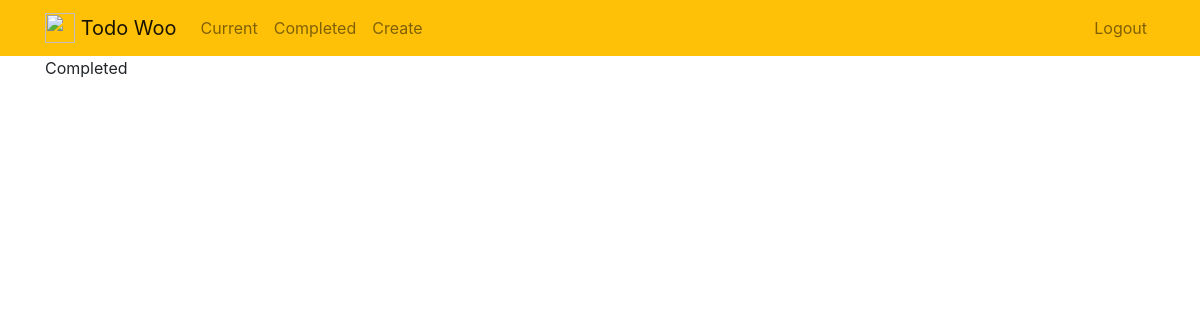
Before: /completed (signed in) with the older database file.
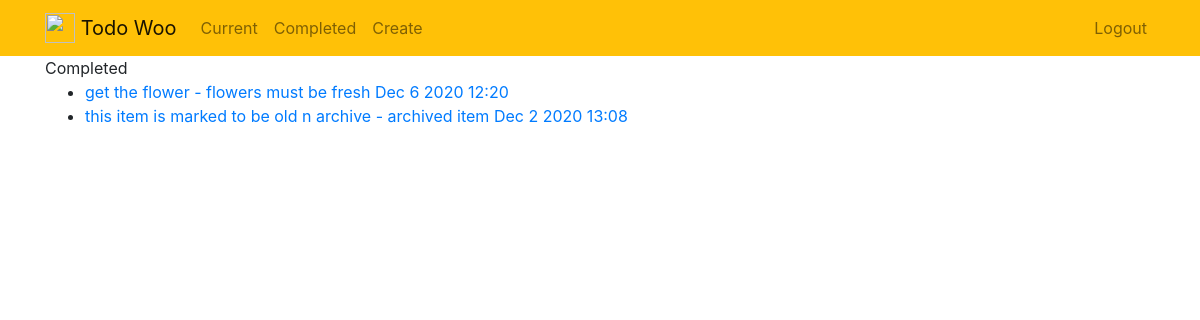
After: the same page with the newer database file.
### todo/models.py (models this page shows, shortened)
class Todo(models.Model):
    title = models.CharField(max_length=100)
    memo = models.TextField(blank=True)
    created = models.DateTimeField(auto_now_add=True)
    datecompleted = models.DateTimeField(null=True,blank=True)
    important = models.BooleanField(default=False)
    user = models.ForeignKey(User, on_delete = models.CASCADE)

### todo/views.py (the view)
# urls.py: path('completed',views.completedtodos,name='completedtodos'),
@login_required
def completedtodos(request):
           todos = Todo.objects.filter(user=request.user,datecompleted__isnull=False).order_by('-datecompleted')
           return render(request,
                          'todo/completetodo.html',
                          {'todos':todos}
                          )

### todo/templates/todo/completetodo.html
{% extends 'todo/base.html' %}
{% block content %}
Completed
<ul>
  {% for todo in todos  %}
  <li>
      <a href="{% url 'viewtodo' todo.id %}">
      {% if todo.important %}<b>{% endif %}{{ todo.title }}{% if todo.important %}</b>{% endif %}
      {% if todo.memo %} - {{ todo.memo }}{% endif %}
      {{ todo.datecompleted|date:'M j Y H:i' }}
      </a>
  </li>
  {% endfor %}
</ul>
{% endblock %}

### todo/templates/todo/base.html (shortened to what this page needs)
{% load static %}
<!doctype html>
<html lang="en">
<head>
    <link rel="stylesheet" href="https://stackpath.bootstrapcdn.com/bootstrap/4.4.1/css/bootstrap.min.css">
</head>
<body>
<nav class="navbar navbar-expand-md navbar-light bg-warning">
<div class="container">
    <a class="navbar-brand" href="{% url 'home' %}">
         <img src="{% static 'todo/logo.png' %}" width="30" height="30" class="d-inline-block align-top">
        <span>Todo Woo</span>
    </a>
    <div class="collapse navbar-collapse" id="navbarNav">
    {% if user.is_authenticated %}
        <ul class="navbar-nav mr-auto">
                <li class="nav-item {{ current }}">
                    <a class="nav-link" href="{% url 'currenttodos' %}">Current</a>
                </li>
                <li class="nav-item {{ completed }}">
                    <a class="nav-link" href="{% url 'completedtodos' %}">Completed</a>
                </li>
                <li class="nav-item {{ create }}">
                    <a class="nav-link" href="{% url 'createtodo' %}">Create</a>
                </li>
        </ul>
    {% endif %}
    <ul class="navbar-nav ml-auto">
            {% if user.is_authenticated %}
                <li class="nav-item">
                    <a href="#" onclick="$('#signOutBtn').click()" class="nav-link">Logout</a>
                </li>
            {% endif %}
        </ul>
    </div>
</div>
</nav>
<div class="container">
{% block content %}{% endblock %}
</div>
</body>
</html>

Changed rows visible on the page:
now on this page (row edited): Todo: title "get the flower", memo "flowers must be fresh", datecompleted "Dec 6 2020 12:20"
added Todo: title "this item is marked to be old n archive", memo "archived item", datecompleted "Dec 2 2020 13:08"
